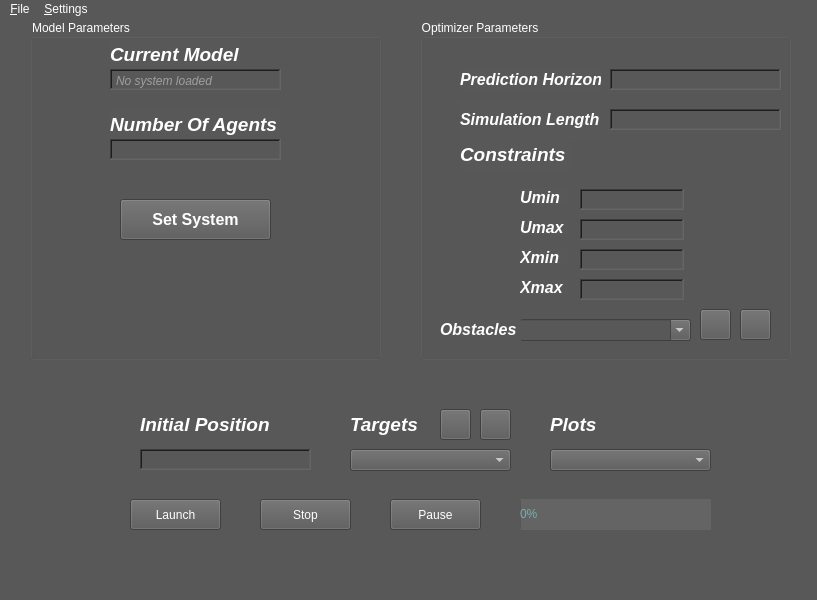
<?xml version="1.0" encoding="UTF-8"?>
<ui version="4.0">
 <class>MainWindow</class>
 <widget class="QMainWindow" name="MainWindow">
  <property name="geometry">
   <rect>
    <x>0</x>
    <y>0</y>
    <width>817</width>
    <height>600</height>
   </rect>
  </property>
  <property name="mouseTracking">
   <bool>true</bool>
  </property>
  <property name="acceptDrops">
   <bool>true</bool>
  </property>
  <property name="windowTitle">
   <string>MainWindow</string>
  </property>
  <property name="styleSheet">
   <string notr="true">background-color: rgb(88, 88, 88);
border-color: rgb(0, 0, 0);
selection-background-color: rgb(127, 172, 177);
border-color: rgb(0, 0, 0);
color: rgb(255, 255, 255);</string>
  </property>
  <widget class="QWidget" name="main_grid">
   <widget class="QComboBox" name="targets">
    <property name="geometry">
     <rect>
      <x>350</x>
      <y>430</y>
      <width>161</width>
      <height>22</height>
     </rect>
    </property>
    <property name="editable">
     <bool>false</bool>
    </property>
   </widget>
   <widget class="QLabel" name="targets_label">
    <property name="geometry">
     <rect>
      <x>350</x>
      <y>390</y>
      <width>71</width>
      <height>31</height>
     </rect>
    </property>
    <property name="font">
     <font>
      <pointsize>14</pointsize>
      <italic>true</italic>
      <bold>true</bold>
     </font>
    </property>
    <property name="text">
     <string>Targets</string>
    </property>
   </widget>
   <widget class="QLabel" name="xinit_label">
    <property name="geometry">
     <rect>
      <x>140</x>
      <y>390</y>
      <width>131</width>
      <height>31</height>
     </rect>
    </property>
    <property name="font">
     <font>
      <pointsize>14</pointsize>
      <italic>true</italic>
      <bold>true</bold>
     </font>
    </property>
    <property name="text">
     <string>Initial Position</string>
    </property>
   </widget>
   <widget class="QPlainTextEdit" name="xinit">
    <property name="geometry">
     <rect>
      <x>140</x>
      <y>430</y>
      <width>171</width>
      <height>21</height>
     </rect>
    </property>
    <property name="frameShape">
     <enum>QFrame::WinPanel</enum>
    </property>
    <property name="verticalScrollBarPolicy">
     <enum>Qt::ScrollBarAlwaysOff</enum>
    </property>
    <property name="horizontalScrollBarPolicy">
     <enum>Qt::ScrollBarAlwaysOff</enum>
    </property>
    <property name="sizeAdjustPolicy">
     <enum>QAbstractScrollArea::AdjustToContents</enum>
    </property>
   </widget>
   <widget class="QLabel" name="plots_label">
    <property name="geometry">
     <rect>
      <x>550</x>
      <y>390</y>
      <width>51</width>
      <height>31</height>
     </rect>
    </property>
    <property name="font">
     <font>
      <pointsize>14</pointsize>
      <italic>true</italic>
      <bold>true</bold>
     </font>
    </property>
    <property name="text">
     <string>Plots</string>
    </property>
   </widget>
   <widget class="QGroupBox" name="model_group">
    <property name="geometry">
     <rect>
      <x>30</x>
      <y>0</y>
      <width>351</width>
      <height>341</height>
     </rect>
    </property>
    <property name="autoFillBackground">
     <bool>false</bool>
    </property>
    <property name="title">
     <string>Model Parameters</string>
    </property>
    <widget class="QLabel" name="nb_agent_label">
     <property name="geometry">
      <rect>
       <x>80</x>
       <y>90</y>
       <width>171</width>
       <height>31</height>
      </rect>
     </property>
     <property name="font">
      <font>
       <pointsize>14</pointsize>
       <italic>true</italic>
       <bold>true</bold>
      </font>
     </property>
     <property name="text">
      <string>Number Of Agents</string>
     </property>
    </widget>
    <widget class="QPushButton" name="setSysButton">
     <property name="geometry">
      <rect>
       <x>90</x>
       <y>180</y>
       <width>151</width>
       <height>41</height>
      </rect>
     </property>
     <property name="font">
      <font>
       <pointsize>12</pointsize>
       <bold>true</bold>
      </font>
     </property>
     <property name="text">
      <string>Set System</string>
     </property>
    </widget>
    <widget class="QLabel" name="current_model_label">
     <property name="geometry">
      <rect>
       <x>80</x>
       <y>20</y>
       <width>131</width>
       <height>31</height>
      </rect>
     </property>
     <property name="font">
      <font>
       <pointsize>14</pointsize>
       <italic>true</italic>
       <bold>true</bold>
      </font>
     </property>
     <property name="text">
      <string>Current Model</string>
     </property>
     <property name="buddy">
      <cstring>currentModel</cstring>
     </property>
    </widget>
    <widget class="QTextBrowser" name="currentModel">
     <property name="geometry">
      <rect>
       <x>80</x>
       <y>50</y>
       <width>171</width>
       <height>21</height>
      </rect>
     </property>
     <property name="mouseTracking">
      <bool>false</bool>
     </property>
     <property name="acceptDrops">
      <bool>true</bool>
     </property>
     <property name="layoutDirection">
      <enum>Qt::LeftToRight</enum>
     </property>
     <property name="frameShape">
      <enum>QFrame::WinPanel</enum>
     </property>
     <property name="frameShadow">
      <enum>QFrame::Sunken</enum>
     </property>
     <property name="verticalScrollBarPolicy">
      <enum>Qt::ScrollBarAlwaysOff</enum>
     </property>
     <property name="horizontalScrollBarPolicy">
      <enum>Qt::ScrollBarAlwaysOff</enum>
     </property>
     <property name="sizeAdjustPolicy">
      <enum>QAbstractScrollArea::AdjustToContents</enum>
     </property>
     <property name="lineWrapMode">
      <enum>QTextEdit::NoWrap</enum>
     </property>
     <property name="html">
      <string>&lt;!DOCTYPE HTML PUBLIC &quot;-//W3C//DTD HTML 4.0//EN&quot; &quot;http://www.w3.org/TR/REC-html40/strict.dtd&quot;&gt;
&lt;html&gt;&lt;head&gt;&lt;meta name=&quot;qrichtext&quot; content=&quot;1&quot; /&gt;&lt;meta charset=&quot;utf-8&quot; /&gt;&lt;style type=&quot;text/css&quot;&gt;
p, li { white-space: pre-wrap; }
&lt;/style&gt;&lt;/head&gt;&lt;body style=&quot; font-family:'Segoe UI'; font-size:9pt; font-weight:400; font-style:normal;&quot;&gt;
&lt;p style=&quot; margin-top:0px; margin-bottom:0px; margin-left:0px; margin-right:0px; -qt-block-indent:0; text-indent:0px;&quot;&gt;&lt;span style=&quot; font-style:italic; color:#9e9e9e;&quot;&gt;No system loaded&lt;/span&gt;&lt;/p&gt;&lt;/body&gt;&lt;/html&gt;</string>
     </property>
     <property name="acceptRichText">
      <bool>false</bool>
     </property>
     <property name="openLinks">
      <bool>false</bool>
     </property>
    </widget>
    <widget class="QPlainTextEdit" name="nbAgents">
     <property name="geometry">
      <rect>
       <x>80</x>
       <y>120</y>
       <width>171</width>
       <height>21</height>
      </rect>
     </property>
     <property name="acceptDrops">
      <bool>false</bool>
     </property>
     <property name="frameShape">
      <enum>QFrame::WinPanel</enum>
     </property>
     <property name="verticalScrollBarPolicy">
      <enum>Qt::ScrollBarAlwaysOff</enum>
     </property>
     <property name="horizontalScrollBarPolicy">
      <enum>Qt::ScrollBarAlwaysOff</enum>
     </property>
     <property name="sizeAdjustPolicy">
      <enum>QAbstractScrollArea::AdjustToContents</enum>
     </property>
    </widget>
   </widget>
   <widget class="QGroupBox" name="optimizer_group">
    <property name="geometry">
     <rect>
      <x>420</x>
      <y>0</y>
      <width>371</width>
      <height>341</height>
     </rect>
    </property>
    <property name="title">
     <string>Optimizer Parameters</string>
    </property>
    <widget class="QPlainTextEdit" name="xmax">
     <property name="geometry">
      <rect>
       <x>160</x>
       <y>260</y>
       <width>104</width>
       <height>21</height>
      </rect>
     </property>
     <property name="frameShape">
      <enum>QFrame::WinPanel</enum>
     </property>
     <property name="verticalScrollBarPolicy">
      <enum>Qt::ScrollBarAlwaysOff</enum>
     </property>
     <property name="horizontalScrollBarPolicy">
      <enum>Qt::ScrollBarAlwaysOff</enum>
     </property>
     <property name="sizeAdjustPolicy">
      <enum>QAbstractScrollArea::AdjustToContents</enum>
     </property>
    </widget>
    <widget class="QPlainTextEdit" name="Horizon">
     <property name="geometry">
      <rect>
       <x>190</x>
       <y>50</y>
       <width>171</width>
       <height>21</height>
      </rect>
     </property>
     <property name="frameShape">
      <enum>QFrame::WinPanel</enum>
     </property>
     <property name="verticalScrollBarPolicy">
      <enum>Qt::ScrollBarAlwaysOff</enum>
     </property>
     <property name="horizontalScrollBarPolicy">
      <enum>Qt::ScrollBarAlwaysOff</enum>
     </property>
     <property name="sizeAdjustPolicy">
      <enum>QAbstractScrollArea::AdjustToContents</enum>
     </property>
    </widget>
    <widget class="QLabel" name="xmin_label">
     <property name="geometry">
      <rect>
       <x>100</x>
       <y>230</y>
       <width>49</width>
       <height>16</height>
      </rect>
     </property>
     <property name="font">
      <font>
       <pointsize>12</pointsize>
       <italic>true</italic>
       <bold>true</bold>
      </font>
     </property>
     <property name="text">
      <string>Xmin</string>
     </property>
    </widget>
    <widget class="QPlainTextEdit" name="xmin">
     <property name="geometry">
      <rect>
       <x>160</x>
       <y>230</y>
       <width>104</width>
       <height>21</height>
      </rect>
     </property>
     <property name="frameShape">
      <enum>QFrame::WinPanel</enum>
     </property>
     <property name="verticalScrollBarPolicy">
      <enum>Qt::ScrollBarAlwaysOff</enum>
     </property>
     <property name="horizontalScrollBarPolicy">
      <enum>Qt::ScrollBarAlwaysOff</enum>
     </property>
     <property name="sizeAdjustPolicy">
      <enum>QAbstractScrollArea::AdjustToContents</enum>
     </property>
    </widget>
    <widget class="QPlainTextEdit" name="umax">
     <property name="geometry">
      <rect>
       <x>160</x>
       <y>200</y>
       <width>104</width>
       <height>21</height>
      </rect>
     </property>
     <property name="frameShape">
      <enum>QFrame::WinPanel</enum>
     </property>
     <property name="verticalScrollBarPolicy">
      <enum>Qt::ScrollBarAlwaysOff</enum>
     </property>
     <property name="horizontalScrollBarPolicy">
      <enum>Qt::ScrollBarAlwaysOff</enum>
     </property>
     <property name="sizeAdjustPolicy">
      <enum>QAbstractScrollArea::AdjustToContents</enum>
     </property>
    </widget>
    <widget class="QLabel" name="constraints_label">
     <property name="geometry">
      <rect>
       <x>40</x>
       <y>120</y>
       <width>111</width>
       <height>31</height>
      </rect>
     </property>
     <property name="font">
      <font>
       <pointsize>14</pointsize>
       <italic>true</italic>
       <bold>true</bold>
      </font>
     </property>
     <property name="text">
      <string>Constraints</string>
     </property>
    </widget>
    <widget class="QLabel" name="umax_label">
     <property name="geometry">
      <rect>
       <x>100</x>
       <y>200</y>
       <width>49</width>
       <height>16</height>
      </rect>
     </property>
     <property name="font">
      <font>
       <pointsize>12</pointsize>
       <italic>true</italic>
       <bold>true</bold>
      </font>
     </property>
     <property name="text">
      <string>Umax</string>
     </property>
    </widget>
    <widget class="QLabel" name="horizon_label">
     <property name="geometry">
      <rect>
       <x>40</x>
       <y>50</y>
       <width>141</width>
       <height>21</height>
      </rect>
     </property>
     <property name="font">
      <font>
       <pointsize>12</pointsize>
       <italic>true</italic>
       <bold>true</bold>
      </font>
     </property>
     <property name="text">
      <string>Prediction Horizon</string>
     </property>
    </widget>
    <widget class="QLabel" name="xmax_label">
     <property name="geometry">
      <rect>
       <x>100</x>
       <y>260</y>
       <width>49</width>
       <height>16</height>
      </rect>
     </property>
     <property name="font">
      <font>
       <pointsize>12</pointsize>
       <italic>true</italic>
       <bold>true</bold>
      </font>
     </property>
     <property name="text">
      <string>Xmax</string>
     </property>
    </widget>
    <widget class="QLabel" name="umin_label">
     <property name="geometry">
      <rect>
       <x>100</x>
       <y>170</y>
       <width>49</width>
       <height>16</height>
      </rect>
     </property>
     <property name="font">
      <font>
       <pointsize>12</pointsize>
       <italic>true</italic>
       <bold>true</bold>
      </font>
     </property>
     <property name="text">
      <string>Umin</string>
     </property>
    </widget>
    <widget class="QPlainTextEdit" name="umin">
     <property name="geometry">
      <rect>
       <x>160</x>
       <y>170</y>
       <width>104</width>
       <height>21</height>
      </rect>
     </property>
     <property name="frameShape">
      <enum>QFrame::WinPanel</enum>
     </property>
     <property name="verticalScrollBarPolicy">
      <enum>Qt::ScrollBarAlwaysOff</enum>
     </property>
     <property name="horizontalScrollBarPolicy">
      <enum>Qt::ScrollBarAlwaysOff</enum>
     </property>
     <property name="sizeAdjustPolicy">
      <enum>QAbstractScrollArea::AdjustToContents</enum>
     </property>
    </widget>
    <widget class="QComboBox" name="obstacles">
     <property name="geometry">
      <rect>
       <x>100</x>
       <y>300</y>
       <width>171</width>
       <height>22</height>
      </rect>
     </property>
     <property name="editable">
      <bool>true</bool>
     </property>
    </widget>
    <widget class="QLabel" name="obstacles_label">
     <property name="geometry">
      <rect>
       <x>20</x>
       <y>300</y>
       <width>81</width>
       <height>21</height>
      </rect>
     </property>
     <property name="font">
      <font>
       <pointsize>12</pointsize>
       <italic>true</italic>
       <bold>true</bold>
      </font>
     </property>
     <property name="text">
      <string>Obstacles</string>
     </property>
    </widget>
    <widget class="QPushButton" name="delObsButton">
     <property name="geometry">
      <rect>
       <x>320</x>
       <y>290</y>
       <width>31</width>
       <height>31</height>
      </rect>
     </property>
     <property name="text">
      <string/>
     </property>
     <property name="icon">
      <iconset resource="ressources/ressources.qrc">
       <normaloff>:/rsrc/del.svg</normaloff>:/rsrc/del.svg</iconset>
     </property>
     <property name="iconSize">
      <size>
       <width>20</width>
       <height>20</height>
      </size>
     </property>
    </widget>
    <widget class="QPushButton" name="addObsButton">
     <property name="geometry">
      <rect>
       <x>280</x>
       <y>290</y>
       <width>31</width>
       <height>31</height>
      </rect>
     </property>
     <property name="text">
      <string/>
     </property>
     <property name="icon">
      <iconset resource="ressources/ressources.qrc">
       <normaloff>:/rsrc/add.svg</normaloff>:/rsrc/add.svg</iconset>
     </property>
     <property name="iconSize">
      <size>
       <width>20</width>
       <height>20</height>
      </size>
     </property>
    </widget>
    <widget class="QLabel" name="nsim_label">
     <property name="geometry">
      <rect>
       <x>40</x>
       <y>80</y>
       <width>141</width>
       <height>41</height>
      </rect>
     </property>
     <property name="font">
      <font>
       <pointsize>12</pointsize>
       <italic>true</italic>
       <bold>true</bold>
      </font>
     </property>
     <property name="text">
      <string>Simulation Length</string>
     </property>
    </widget>
    <widget class="QPlainTextEdit" name="Nsim">
     <property name="geometry">
      <rect>
       <x>190</x>
       <y>90</y>
       <width>171</width>
       <height>21</height>
      </rect>
     </property>
     <property name="frameShape">
      <enum>QFrame::WinPanel</enum>
     </property>
     <property name="verticalScrollBarPolicy">
      <enum>Qt::ScrollBarAlwaysOff</enum>
     </property>
     <property name="horizontalScrollBarPolicy">
      <enum>Qt::ScrollBarAlwaysOff</enum>
     </property>
     <property name="sizeAdjustPolicy">
      <enum>QAbstractScrollArea::AdjustToContents</enum>
     </property>
    </widget>
   </widget>
   <widget class="QComboBox" name="plots">
    <property name="geometry">
     <rect>
      <x>550</x>
      <y>430</y>
      <width>161</width>
      <height>22</height>
     </rect>
    </property>
   </widget>
   <widget class="QPushButton" name="launchButton">
    <property name="geometry">
     <rect>
      <x>130</x>
      <y>480</y>
      <width>91</width>
      <height>31</height>
     </rect>
    </property>
    <property name="text">
     <string>Launch</string>
    </property>
   </widget>
   <widget class="QPushButton" name="stopButton">
    <property name="geometry">
     <rect>
      <x>260</x>
      <y>480</y>
      <width>91</width>
      <height>31</height>
     </rect>
    </property>
    <property name="text">
     <string>Stop</string>
    </property>
    <property name="icon">
     <iconset theme="add">
      <normaloff>.</normaloff>.</iconset>
    </property>
   </widget>
   <widget class="QPushButton" name="pauseButton">
    <property name="geometry">
     <rect>
      <x>390</x>
      <y>480</y>
      <width>91</width>
      <height>31</height>
     </rect>
    </property>
    <property name="text">
     <string>Pause</string>
    </property>
   </widget>
   <widget class="QProgressBar" name="progressBar">
    <property name="geometry">
     <rect>
      <x>520</x>
      <y>480</y>
      <width>191</width>
      <height>31</height>
     </rect>
    </property>
    <property name="acceptDrops">
     <bool>false</bool>
    </property>
    <property name="styleSheet">
     <string notr="true">color: rgb(121, 173, 173);
background-color: rgb(100, 100, 100);
gridline-color: rgb(255, 255, 255);
border-color: rgb(255, 255, 255);
</string>
    </property>
    <property name="value">
     <number>0</number>
    </property>
    <property name="alignment">
     <set>Qt::AlignJustify|Qt::AlignVCenter</set>
    </property>
   </widget>
   <widget class="QPushButton" name="addTargetButton">
    <property name="geometry">
     <rect>
      <x>440</x>
      <y>390</y>
      <width>31</width>
      <height>31</height>
     </rect>
    </property>
    <property name="text">
     <string/>
    </property>
    <property name="icon">
     <iconset resource="ressources/ressources.qrc">
      <normaloff>:/rsrc/add.svg</normaloff>:/rsrc/add.svg</iconset>
    </property>
    <property name="iconSize">
     <size>
      <width>20</width>
      <height>20</height>
     </size>
    </property>
   </widget>
   <widget class="QPushButton" name="delTargetButton">
    <property name="geometry">
     <rect>
      <x>480</x>
      <y>390</y>
      <width>31</width>
      <height>31</height>
     </rect>
    </property>
    <property name="text">
     <string/>
    </property>
    <property name="icon">
     <iconset resource="ressources/ressources.qrc">
      <normaloff>:/rsrc/del.svg</normaloff>:/rsrc/del.svg</iconset>
    </property>
    <property name="iconSize">
     <size>
      <width>20</width>
      <height>20</height>
     </size>
    </property>
   </widget>
   <zorder>optimizer_group</zorder>
   <zorder>model_group</zorder>
   <zorder>targets</zorder>
   <zorder>targets_label</zorder>
   <zorder>xinit_label</zorder>
   <zorder>xinit</zorder>
   <zorder>plots_label</zorder>
   <zorder>plots</zorder>
   <zorder>launchButton</zorder>
   <zorder>stopButton</zorder>
   <zorder>pauseButton</zorder>
   <zorder>progressBar</zorder>
   <zorder>addTargetButton</zorder>
   <zorder>delTargetButton</zorder>
  </widget>
  <widget class="QMenuBar" name="menubar">
   <property name="geometry">
    <rect>
     <x>0</x>
     <y>0</y>
     <width>817</width>
     <height>22</height>
    </rect>
   </property>
   <property name="styleSheet">
    <string notr="true">selection-background-color: rgb(127, 172, 177);</string>
   </property>
   <widget class="QMenu" name="menuSettings">
    <property name="layoutDirection">
     <enum>Qt::LeftToRight</enum>
    </property>
    <property name="styleSheet">
     <string notr="true"/>
    </property>
    <property name="title">
     <string>&amp;Settings</string>
    </property>
    <addaction name="actionSetSimulationStructure"/>
   </widget>
   <widget class="QMenu" name="menuFile">
    <property name="acceptDrops">
     <bool>false</bool>
    </property>
    <property name="styleSheet">
     <string notr="true"/>
    </property>
    <property name="title">
     <string>&amp;File</string>
    </property>
    <widget class="QMenu" name="menu_simulation_data">
     <property name="title">
      <string>&amp;save</string>
     </property>
     <addaction name="actionSaveOptimizerStructure"/>
     <addaction name="actionSaveSimulationData"/>
     <addaction name="actionSaveAnimation"/>
    </widget>
    <widget class="QMenu" name="menuLoad">
     <property name="title">
      <string>load</string>
     </property>
     <addaction name="actionLoadDefault"/>
     <addaction name="actionLoadMpc"/>
    </widget>
    <addaction name="menu_simulation_data"/>
    <addaction name="menuLoad"/>
   </widget>
   <addaction name="menuFile"/>
   <addaction name="menuSettings"/>
  </widget>
  <widget class="QStatusBar" name="statusbar"/>
  <action name="actionSetSimulationStructure">
   <property name="text">
    <string>&amp;Simulation Structure</string>
   </property>
  </action>
  <action name="action_figures">
   <property name="text">
    <string>&amp;figures</string>
   </property>
  </action>
  <action name="actionSaveOptimizerStructure">
   <property name="text">
    <string>&amp;optimizer structure</string>
   </property>
  </action>
  <action name="actionSaveSimulationData">
   <property name="text">
    <string>&amp;simulation data</string>
   </property>
  </action>
  <action name="actionSaveOptimizerStructure_2">
   <property name="text">
    <string>optimizer structure</string>
   </property>
  </action>
  <action name="actionSaveAnimation">
   <property name="text">
    <string>animation</string>
   </property>
  </action>
  <action name="actionLoadDefault">
   <property name="text">
    <string>example</string>
   </property>
  </action>
  <action name="actionLoadMpc">
   <property name="text">
    <string>mpc</string>
   </property>
  </action>
 </widget>
 <resources>
  <include location="ressources/ressources.qrc"/>
 </resources>
 <connections/>
</ui>
